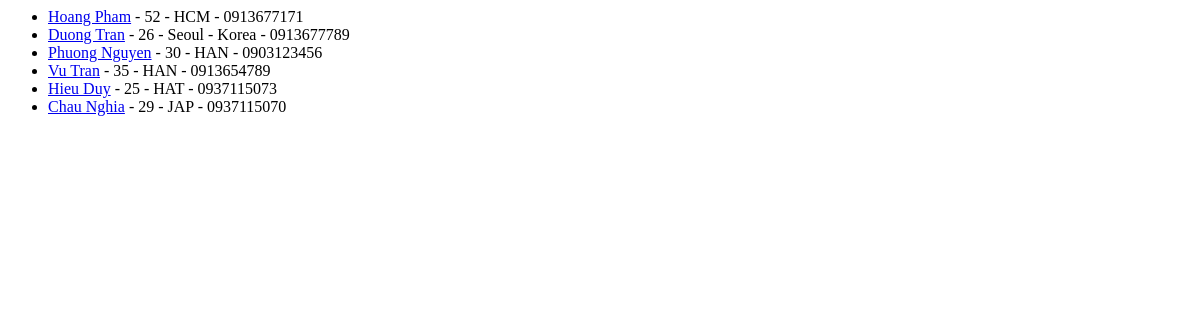
The page /assign_02_app/ex1/ on the database as committed earlier.
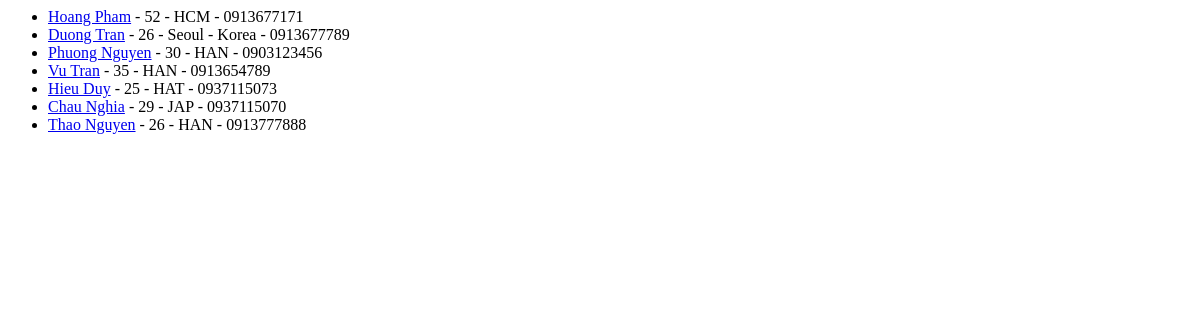
The same page on the database as committed later.
### assign_02_app/models.py (models this page shows, shortened)
class Person(models.Model):
    id = models.AutoField(primary_key=True)
    name = models.CharField(max_length=50)
    age = models.IntegerField()
    address = models.CharField(max_length=200)
    mobile_number = models.CharField(max_length=15)

### assign_02_app/views.py (the view)
# urls.py: path('ex1/', views.IndexView.as_view(), name='index'),
class IndexView(generic.ListView):
    template_name = 'assign_02_app/index.html'
    context_object_name = 'person_list'
    def get_queryset(self):
        return Person.objects.all()

### assign_02_app/templates/assign_02_app/index.html
{% load static %}
{% if person_list %}
    <ul>
    {% for person in person_list %}
        <li><a href="{% url 'assign_02_app:detail' person.id %}">{{ person.name }}</a> - {{ person.age }} - {{ person.address }} - {{ person.mobile_number }}</li>
    {% endfor %}
    </ul>
{% else %}
    <p>No person are available.</p>
{% endif %}

Rows that differ between the two databases and show on the page:
added Person: name "Thao Nguyen", age "26", address "HAN", mobile_number "0913777888"
